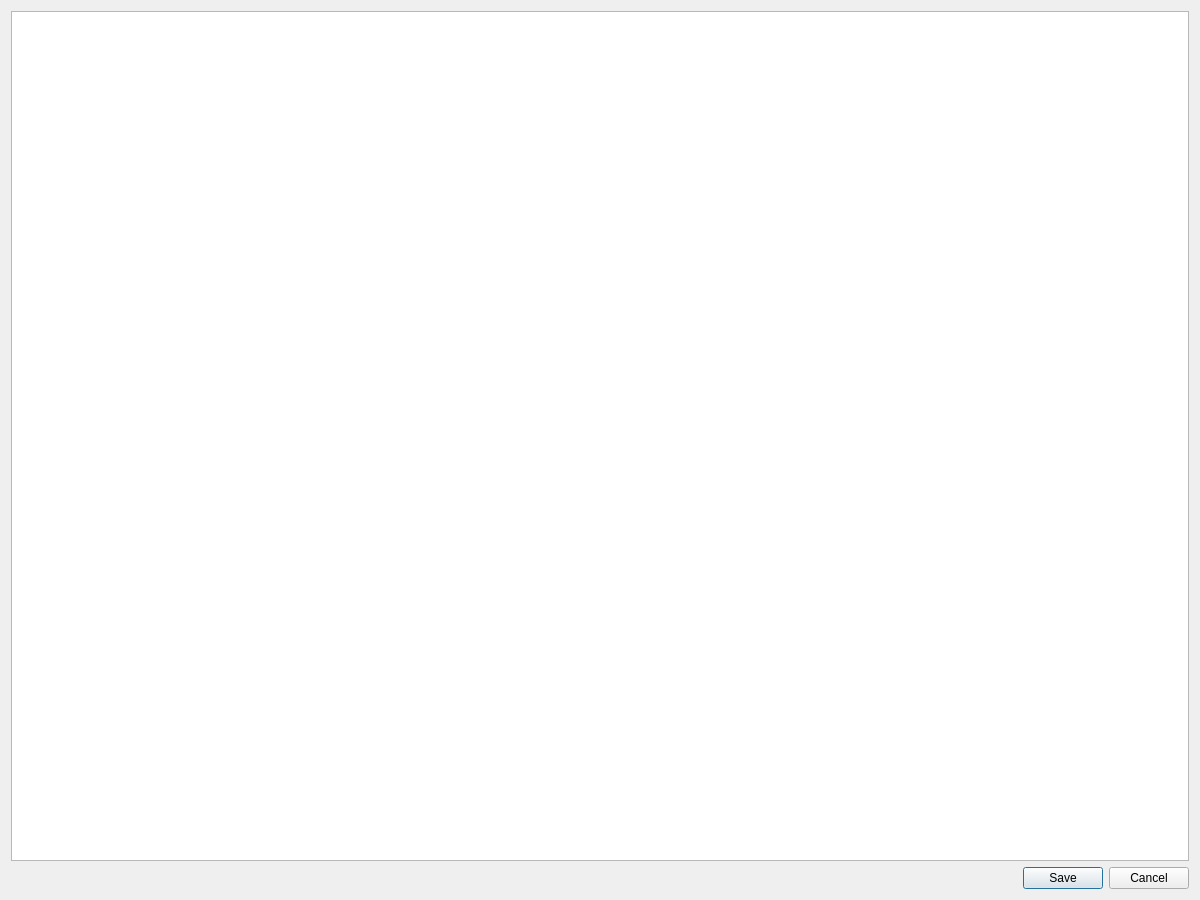
<?xml version="1.0" encoding="UTF-8"?>
<ui version="4.0">
 <class>Dialog</class>
 <widget class="QDialog" name="Dialog">
  <property name="geometry">
   <rect>
    <x>0</x>
    <y>0</y>
    <width>1200</width>
    <height>900</height>
   </rect>
  </property>
  <property name="windowTitle">
   <string>Dialog</string>
  </property>
  <layout class="QVBoxLayout" name="verticalLayout">
   <item>
    <widget class="QTextEdit" name="textEdit"/>
   </item>
   <item>
    <widget class="QDialogButtonBox" name="buttonBox">
     <property name="orientation">
      <enum>Qt::Horizontal</enum>
     </property>
     <property name="standardButtons">
      <set>QDialogButtonBox::Cancel|QDialogButtonBox::Save</set>
     </property>
    </widget>
   </item>
  </layout>
 </widget>
 <resources/>
 <connections>
  <connection>
   <sender>buttonBox</sender>
   <signal>accepted()</signal>
   <receiver>Dialog</receiver>
   <slot>accept()</slot>
   <hints>
    <hint type="sourcelabel">
     <x>248</x>
     <y>254</y>
    </hint>
    <hint type="destinationlabel">
     <x>157</x>
     <y>274</y>
    </hint>
   </hints>
  </connection>
  <connection>
   <sender>buttonBox</sender>
   <signal>rejected()</signal>
   <receiver>Dialog</receiver>
   <slot>reject()</slot>
   <hints>
    <hint type="sourcelabel">
     <x>316</x>
     <y>260</y>
    </hint>
    <hint type="destinationlabel">
     <x>286</x>
     <y>274</y>
    </hint>
   </hints>
  </connection>
 </connections>
</ui>
